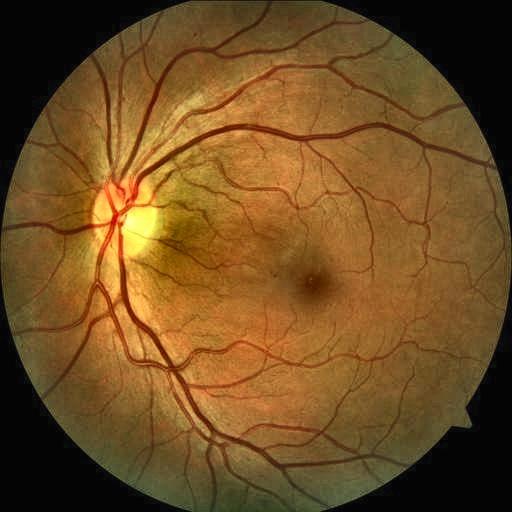
#> input picture MFIDDR/sample/copied-images/3404_89595049_left_05.jpg, 512 x 512 px; its folder holds only this picture in this run
$ python clahe.py
#> lines starting #> are read from the running program, lines starting #| are printed output that depends on the picture
import cv2
import os

def check_image_size(folder_path):
    """
    Checks the size of each image in the specified folder.

    Parameters:
        folder_path (str): Path to the folder containing images.
    """
#> called with folder_path = './sample/copied-images'
    for filename in os.listdir(folder_path):
        file_path = os.path.join(folder_path, filename)
        if os.path.isfile(file_path) and filename.endswith('.jpg'):
            img = cv2.imread(file_path)
#> img is the input picture: shape (512, 512, 3); mean B, G, R 34.3, 77.6, 111.9
            if img is not None:
                height, width, _ = img.shape
#> height = 512; width = 512
                print(f"Image '{filename}' size: {width}x{height}")
#| Image '3404_89595049_left_05.jpg' size: 512x512
            else:
                print(f"Error reading image '{filename}'")

def apply_clahe_to_images(folder_path):
    """
    Applies Contrast Limited Adaptive Histogram Equalization (CLAHE) to each image in the specified folder.

    Parameters:
        folder_path (str): Path to the folder containing images.
    """
#> called with folder_path = './sample/copied-images'
    clahe = cv2.createCLAHE(clipLimit=2.0, tileGridSize=(8, 8))
    for filename in os.listdir(folder_path):
        file_path = os.path.join(folder_path, filename)
        if os.path.isfile(file_path) and filename.endswith('.jpg'):
            img = cv2.imread(file_path)
            if img is not None:
                img_lab = cv2.cvtColor(img, cv2.COLOR_BGR2LAB)
#> img_lab: shape (512, 512, 3); mean of channels 0, 1, 2 90.6, 137.5, 157.3
                l_channel, a_channel, b_channel = cv2.split(img_lab)
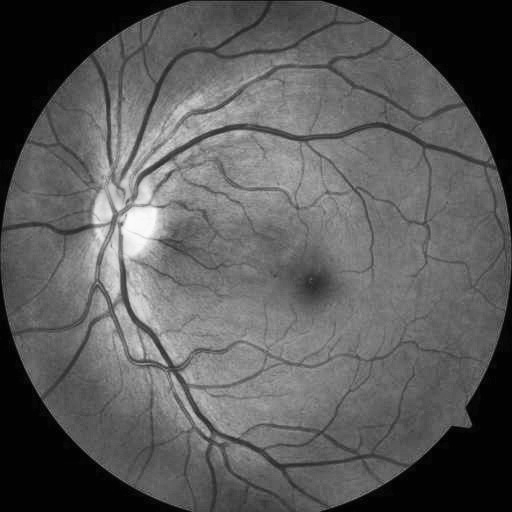
#> l_channel: shape (512, 512); min 0, max 250, mean 90.6
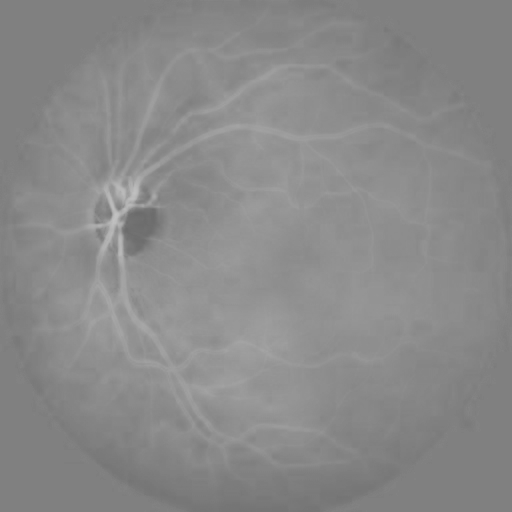
#> a_channel: shape (512, 512); min 107, max 193, mean 137.5
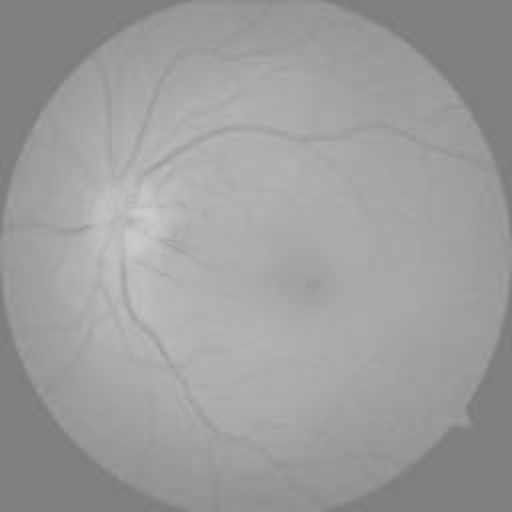
#> b_channel: shape (512, 512); min 123, max 203, mean 157.3
                l_channel_clahe = clahe.apply(l_channel)
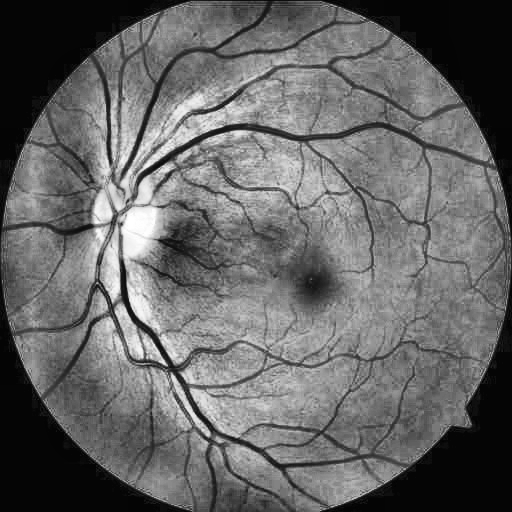
#> l_channel_clahe: shape (512, 512); min 1, max 255, mean 101.7
                img_lab_clahe = cv2.merge((l_channel_clahe, a_channel, b_channel))
#> img_lab_clahe: shape (512, 512, 3); mean of channels 0, 1, 2 101.7, 137.5, 157.3
                img_clahe = cv2.cvtColor(img_lab_clahe, cv2.COLOR_LAB2BGR)
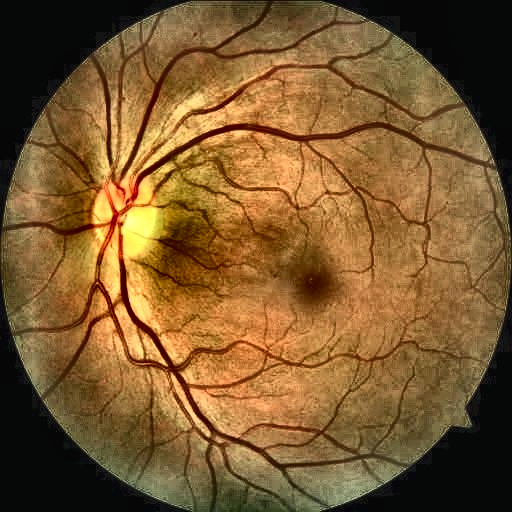
#> img_clahe: shape (512, 512, 3); mean B, G, R 46, 88.9, 123.7
                cv2.imwrite(file_path, img_clahe)
                print(f"CLAHE applied to image '{filename}'")
            else:
                print(f"Error reading image '{filename}'")

# Example usage
folder_path = "./sample/copied-images"  # Replace this with the path to your folder

# Check the size of the images
print("Image Sizes:")
check_image_size(folder_path)

# Apply CLAHE to the images
apply_clahe_to_images(folder_path)

$ run again, on MFIDDR/sample/copied-images/3404_89595049_right_01.jpg
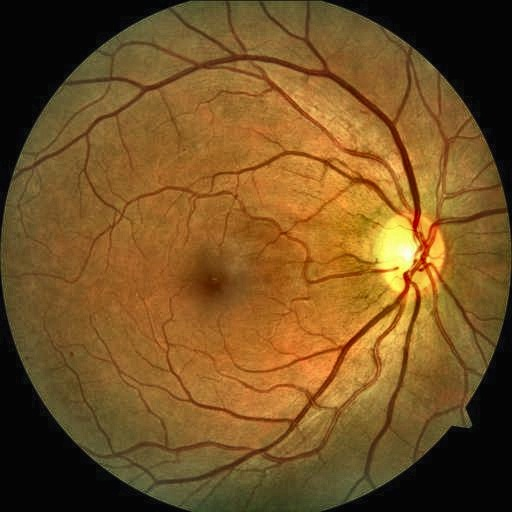
#> input picture MFIDDR/sample/copied-images/3404_89595049_right_01.jpg, 512 x 512 px
#> in check_image_size, img is the input picture: shape (512, 512, 3); mean B, G, R 35.4, 81.9, 117
#| Image '3404_89595049_right_01.jpg' size: 512x512
#> img_lab: shape (512, 512, 3); mean of channels 0, 1, 2 95.1, 137.4, 158.9
#> in apply_clahe_to_images, `l_channel_clahe = clahe.apply(l_channel)`:
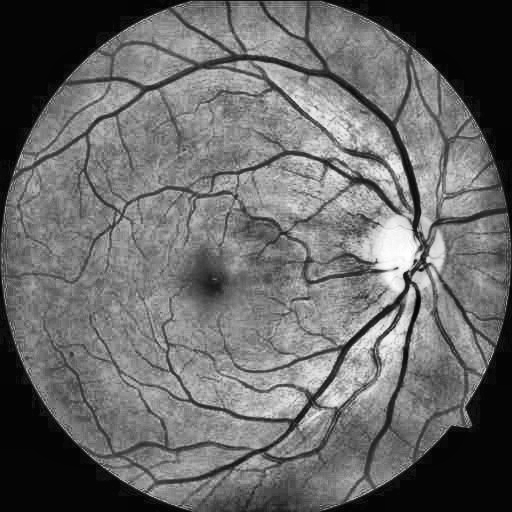
#> l_channel_clahe: shape (512, 512); min 0, max 255, mean 104.6
#> img_lab_clahe: shape (512, 512, 3); mean of channels 0, 1, 2 104.6, 137.4, 158.9
#> in apply_clahe_to_images, `img_clahe = cv2.cvtColor(img_lab_clahe, cv2.COLOR_LAB2BGR)`:
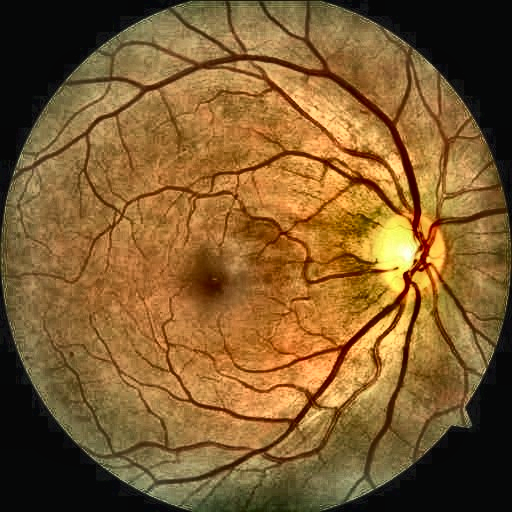
#> img_clahe: shape (512, 512, 3); mean B, G, R 45.5, 91.6, 127

$ run again, on MFIDDR/sample/copied-images/3404_89595049_right_02.jpg
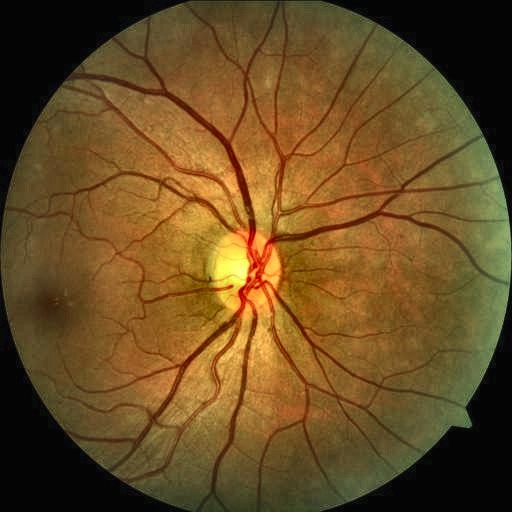
#> input picture MFIDDR/sample/copied-images/3404_89595049_right_02.jpg, 512 x 512 px
#> in check_image_size, img is the input picture: shape (512, 512, 3); mean B, G, R 34.9, 76.5, 104.7
#| Image '3404_89595049_right_02.jpg' size: 512x512
#> img_lab: shape (512, 512, 3); mean of channels 0, 1, 2 87.8, 134.9, 155.6
#> in apply_clahe_to_images, `l_channel_clahe = clahe.apply(l_channel)`:
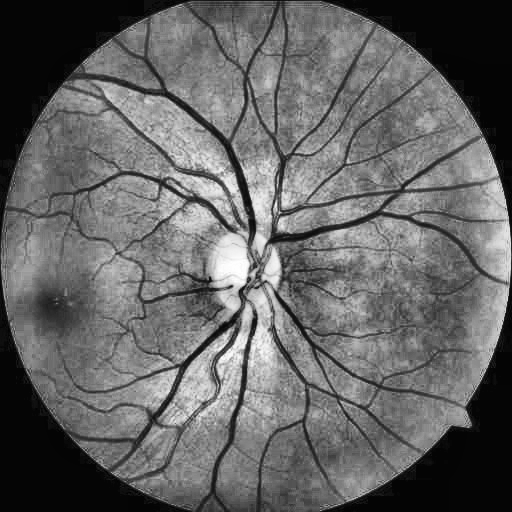
#> l_channel_clahe: shape (512, 512); min 0, max 255, mean 100.2
#> img_lab_clahe: shape (512, 512, 3); mean of channels 0, 1, 2 100.2, 134.9, 155.6
#> in apply_clahe_to_images, `img_clahe = cv2.cvtColor(img_lab_clahe, cv2.COLOR_LAB2BGR)`:
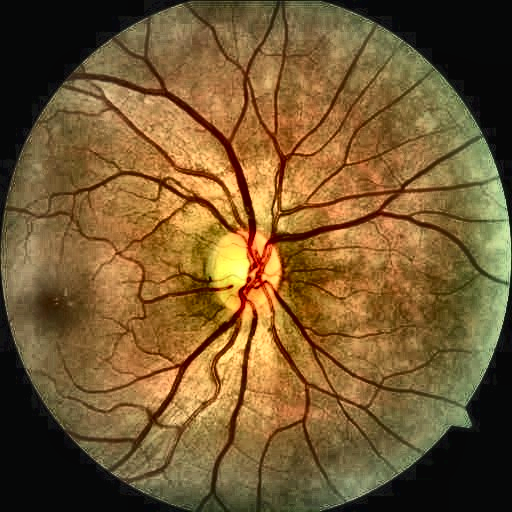
#> img_clahe: shape (512, 512, 3); mean B, G, R 47.6, 89, 117.6

$ run again, on MFIDDR/sample/copied-images/3404_89595049_right_03.jpg
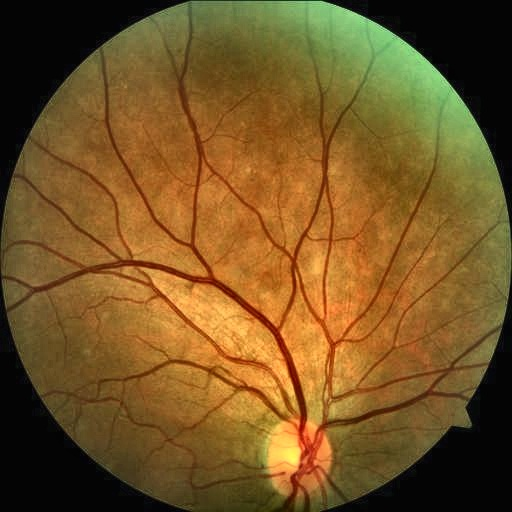
#> input picture MFIDDR/sample/copied-images/3404_89595049_right_03.jpg, 512 x 512 px
#> in check_image_size, img is the input picture: shape (512, 512, 3); mean B, G, R 36.4, 85, 117.3
#| Image '3404_89595049_right_03.jpg' size: 512x512
#> img_lab: shape (512, 512, 3); mean of channels 0, 1, 2 97.8, 136, 159.7
#> in apply_clahe_to_images, `l_channel_clahe = clahe.apply(l_channel)`:
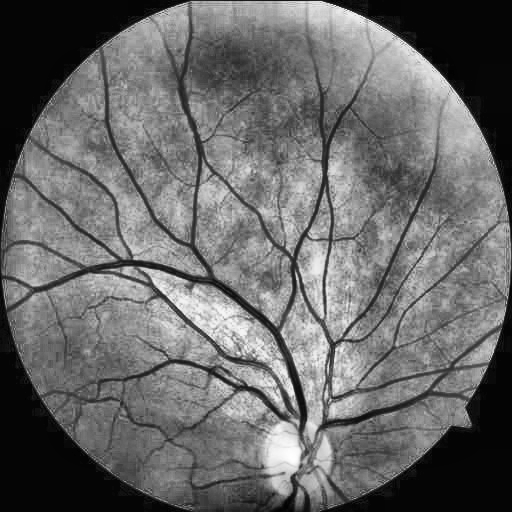
#> l_channel_clahe: shape (512, 512); min 1, max 255, mean 104.7
#> img_lab_clahe: shape (512, 512, 3); mean of channels 0, 1, 2 104.7, 136, 159.7
#> in apply_clahe_to_images, `img_clahe = cv2.cvtColor(img_lab_clahe, cv2.COLOR_LAB2BGR)`:
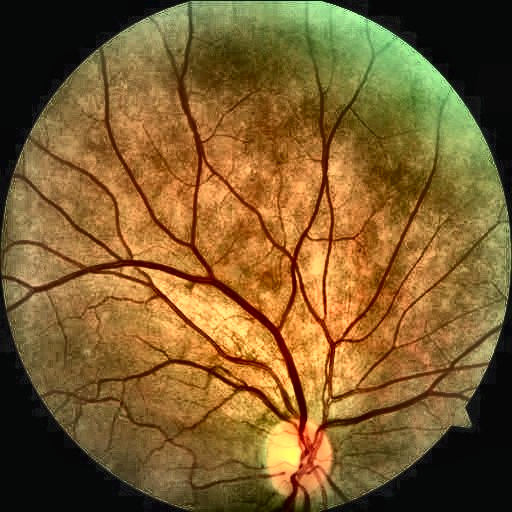
#> img_clahe: shape (512, 512, 3); mean B, G, R 44.2, 92.3, 124.3
